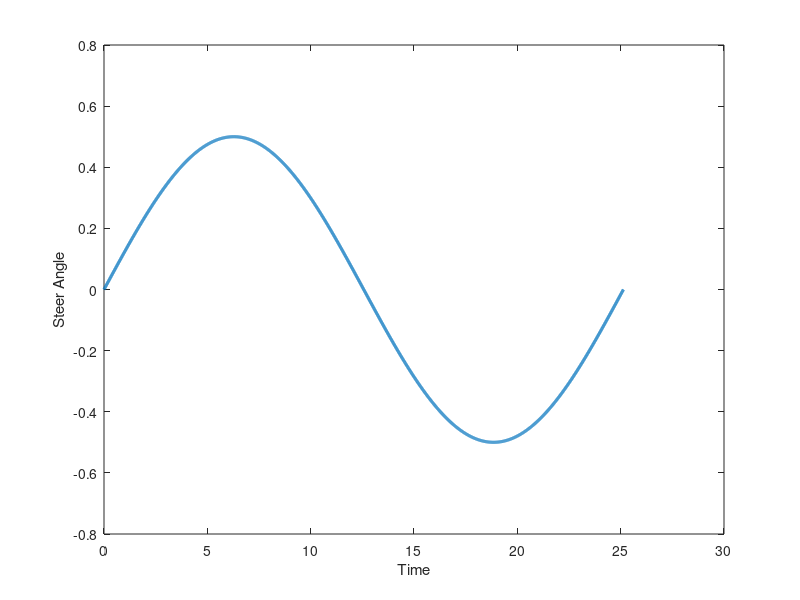

The MATLAB source for this figure: (Note: this script raises an error after producing the figure.)
clc;clear all;close all

%set time of the sim
t = linspace(0,(2*pi*4),2000);
dt = .0126;
%set simulation parameters

steerAngle = .5.*sin(.25*t);
%steerAngle = 2.*ones(1,length(t));

figure(1)
plot(t,steerAngle,'LineWidth',2.25)
ylabel('Steer Angle')
xlabel('Time')
%assume cruise control keeps a constant velocity
Vx = 13.5;
rDot(1) = 0;
latVel(1) = 0;
yawRate(1) = 0;
heading(1) = 0;

%% Simulate Data
for i = 1:length(t)-1
    
    [rDot(i+1),vyDot(i+1)] = bicycleModel(steerAngle(i),Vx,latVel(i),sqrt(Vx^2 + latVel(i)^2),yawRate(i));
    
    yawRate(i+1) = yawRate(i) + rDot(i+1)*dt;
    
    heading(i+1) = heading(i) + yawRate(i+1)*dt;
    
    latVel(i+1) = latVel(i) + vyDot(i+1)*dt;
    
end

rDot = rDot.*(pi/180);
yawRate = yawRate.*(pi/180);
heading= heading.*(pi/180);

for i = 1:length(latVel)
    sideSlip(i) = atan(latVel(i)/Vx);
end

figure(2)
subplot(3,1,1)
plot(t,yawRate,'LineWidth',2.25)
ylabel({'Yaw Rate';'(deg/s)'})
set(gca,'FontSize',14)
subplot(3,1,2)
plot(t,heading,'LineWidth',2.25)
ylabel({'heading' ; '(radians) (deg/s)'})
set(gca,'FontSize',14)
subplot(3,1,3)
plot(t,latVel,'LineWidth',2.25)
ylabel('Lateral Velocity')
xlabel('Time (s)')
set(gca,'FontSize',14)

figure(3)
plot(t,sideSlip*(180/pi),'LineWidth',2.25)
ylabel('Sideslip Angle')
xlabel('time')
set(gca,'Fontsize',14)


%% Get Vehicle Position
x_2dot(1) = 0;
x_dot(1) = 0;
x(1) = 0;
y_2dot(1) = 0;
y_dot(1) = 0;
y(1) = 0;

for i = 1:length(yawRate)
    
    
vyGlobal(i) = Vx*sin(heading(i)) + latVel(i)*cos(heading(i));

y(i+1) = y(i) + vyGlobal(i)*dt;

vxGlobal(i) = Vx*cos(heading(i)) - latVel(i)*sin(heading(i));
x(i+1) = x(i) + vxGlobal(i)*dt;

end

figure(4)
subplot(2,1,1)
plot(t,vxGlobal,'lineWidth',2.25)
ylabel('VX-Global')
set(gca,'FontSize',14)
subplot(2,1,2)
plot(t,vyGlobal,'lineWidth',2.25)
ylabel('VY-Global')
xlabel('Time (s)')
set(gca,'FontSize',14)

figure(5)
plot(x,y,'LineWidth',2.25)
xlabel('Global Y-pos (m)')
ylabel('Global X-pos (m)')
set(gca,'FontSize',14)

vehStates.steerAngle = steerAngle;
vehStates.xGlobal = x;
vehStates.yGlobal = y;
vehStates.heading = heading;
vehStates.yawAccel = rDot;
vehStates.yawRate = yawRate;
vehStates.latVel = latVel;
vehStates.Vx = Vx;
vehStates.sideSlep = sideSlip;
vehStates.dt = .0126;
vehStates.vxGlobal = vxGlobal;
vehStates.vyGlobal = vyGlobal;

%save('vehStates.mat','-struct','vehStates')









